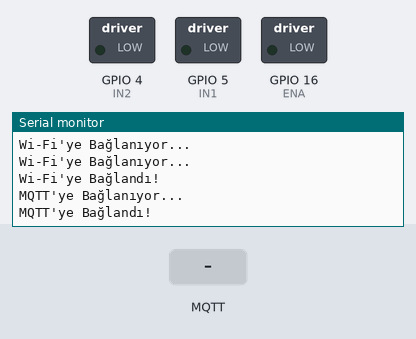
The sketch below on a simulated ESP8266 (NodeMCU). On the bench: switched loads named in the sketch (green lamp = pin HIGH), the last lines printed to the serial monitor. The test bench sets the inputs (shaded band). WiFi joins after 1.5 s; servers stay silent unless stated; no MQTT or app messages arrive unless stated.

Above: at 2.7 s.
2.8 s: MQTT message "1" arrives on the first subscribed topic
At 4.0 s:
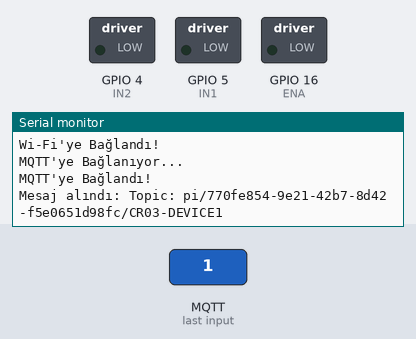
4.3 s: MQTT message "on" arrives on the first subscribed topic
At 5.2 s:
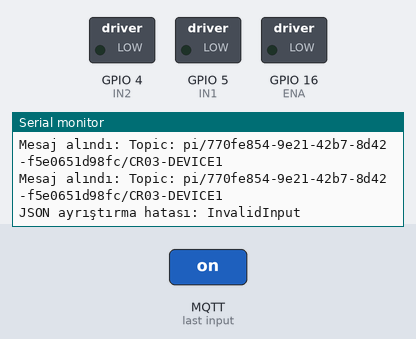

Measured:
- after the input at 2.8 s, the serial monitor: prints a new line at once (image 1)
- after the input at 4.3 s, the serial monitor: prints a new line at once (image 2)

The sketch:

sonhal.ino
```cpp
#include <ESP8266WiFi.h>
#include <PubSubClient.h>
#include <ArduinoJson.h>

// Wi-Fi bağlantı bilgileri
const char* ssid = "Redmi Note 9";
const char* password = "canatan25";

// MQTT sunucu bilgileri
const char* mqttServer = "mqtt.prodiot.com";
const int mqttPort = 1883;
const char* mqttUser = "Crea";
const char* mqttPassword = "Crea!12";

// Cihazlar için pin tanımlamaları (ESP8266 pinleri)
const int ENA = 16; // Motor sürücü kartında ENA (PWM) - GPIO16
const int IN1 = 5;  // Motor sürücü kartında IN1 - GPIO5
const int IN2 = 4;  // Motor sürücü kartında IN2 - GPIO4

int motorSpeed = 1023; // Motor hızı maksimum (1023)
bool motorActive = false; // Motorun durumu (başlangıçta kapalı)

// Wi-Fi ve MQTT nesneleri
WiFiClient espClient;
PubSubClient client(espClient);

void setup() {
    // Seri haberleşmeyi başlat
    Serial.begin(115200);

    // Motor pinlerini başlat
    pinMode(IN1, OUTPUT);
    pinMode(IN2, OUTPUT);
    pinMode(ENA, OUTPUT);

    // Wi-Fi'ye bağlan
    WiFi.begin(ssid, password);
    while (WiFi.status() != WL_CONNECTED) {
        delay(500);
        Serial.println("Wi-Fi'ye Bağlanıyor...");
    }
    Serial.println("Wi-Fi'ye Bağlandı!");

    // MQTT sunucusuna bağlan
    client.setServer(mqttServer, mqttPort);
    client.setCallback(callback);
    while (!client.connected()) {
        Serial.println("MQTT'ye Bağlanıyor...");
        if (client.connect("ESP8266Client", mqttUser, mqttPassword)) {
            Serial.println("MQTT'ye Bağlandı!");
            // MQTT konusuna abone ol
            client.subscribe("pi/770fe854-9e21-42b7-8d42-f5e0651d98fc/CR03-DEVICE1");
        } else {
            Serial.print("Bağlanamadı, Hata Kodu: ");
            Serial.println(client.state());
            delay(2000);
        }
    }
}

void loop() {
    client.loop(); // MQTT bağlantısını canlı tut
}

void callback(char* topic, byte* payload, unsigned int length) {
    Serial.print("Mesaj alındı: ");
    Serial.print("Topic: ");
    Serial.println(topic);

    // Gelen veriyi işleyelim
    StaticJsonDocument<200> doc;
    DeserializationError error = deserializeJson(doc, payload, length);

    if (error) {
        Serial.print("JSON ayrıştırma hatası: ");
        Serial.println(error.c_str());
        return;
    }

    // Mesajın içeriğine göre motor durumunu güncelle
    if (doc.containsKey("motor1")) {
        int motor1Status = doc["motor1"].as<int>();

        if (motor1Status == 1) {
            // Motorun mevcut durumunu tersine çevir
            motorActive = !motorActive;

            if (motorActive) {
                // Motoru çalıştır
                digitalWrite(IN1, HIGH);
                digitalWrite(IN2, LOW);
                analogWrite(ENA, motorSpeed);
                Serial.println("Motor çalıştırıldı.");
            } else {
                // Motoru durdur
                digitalWrite(IN1, LOW);
                digitalWrite(IN2, LOW);
                Serial.println("Motor durduruldu.");
            }
        }
    }
}
```
